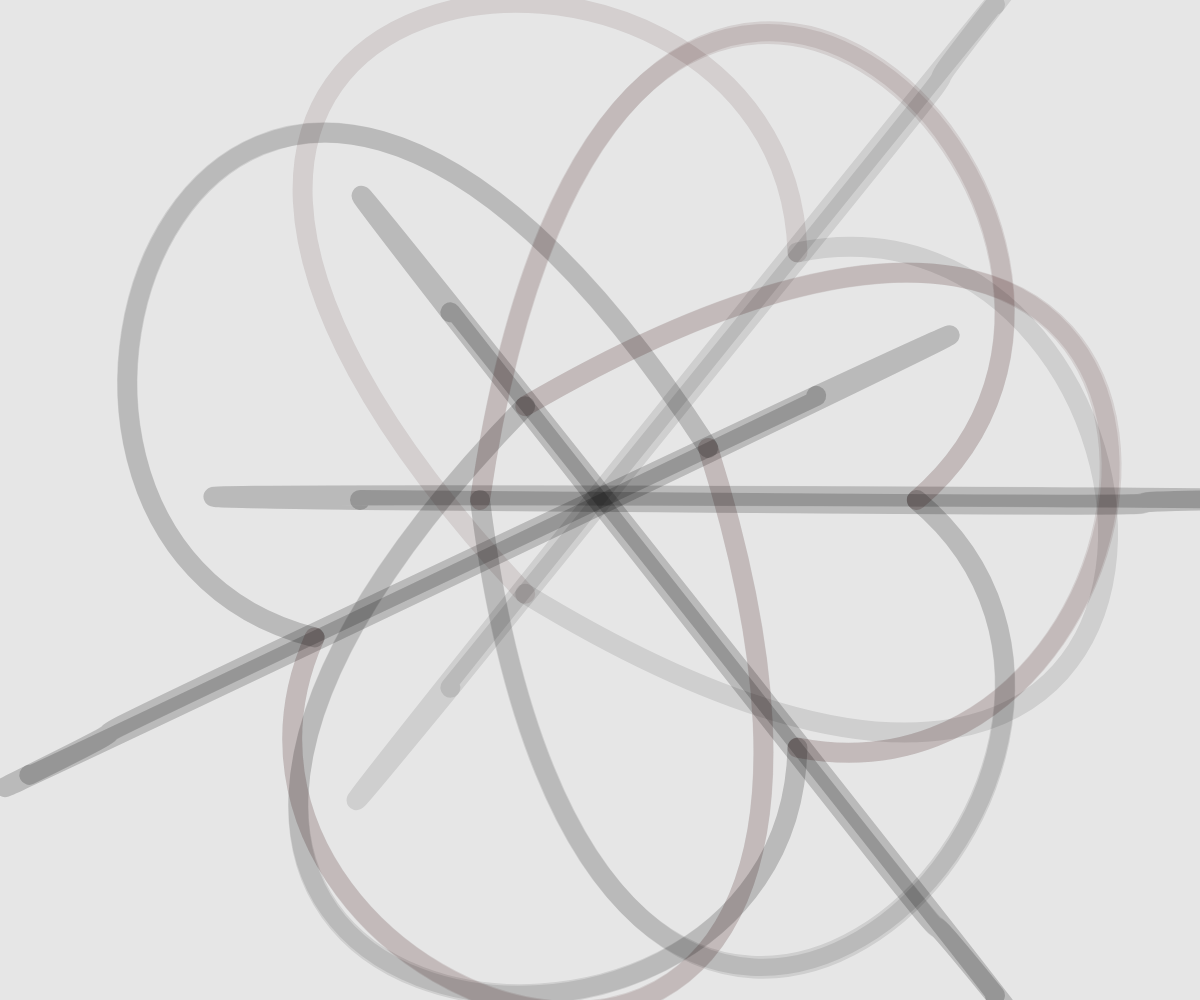
Frame 1 (no input)
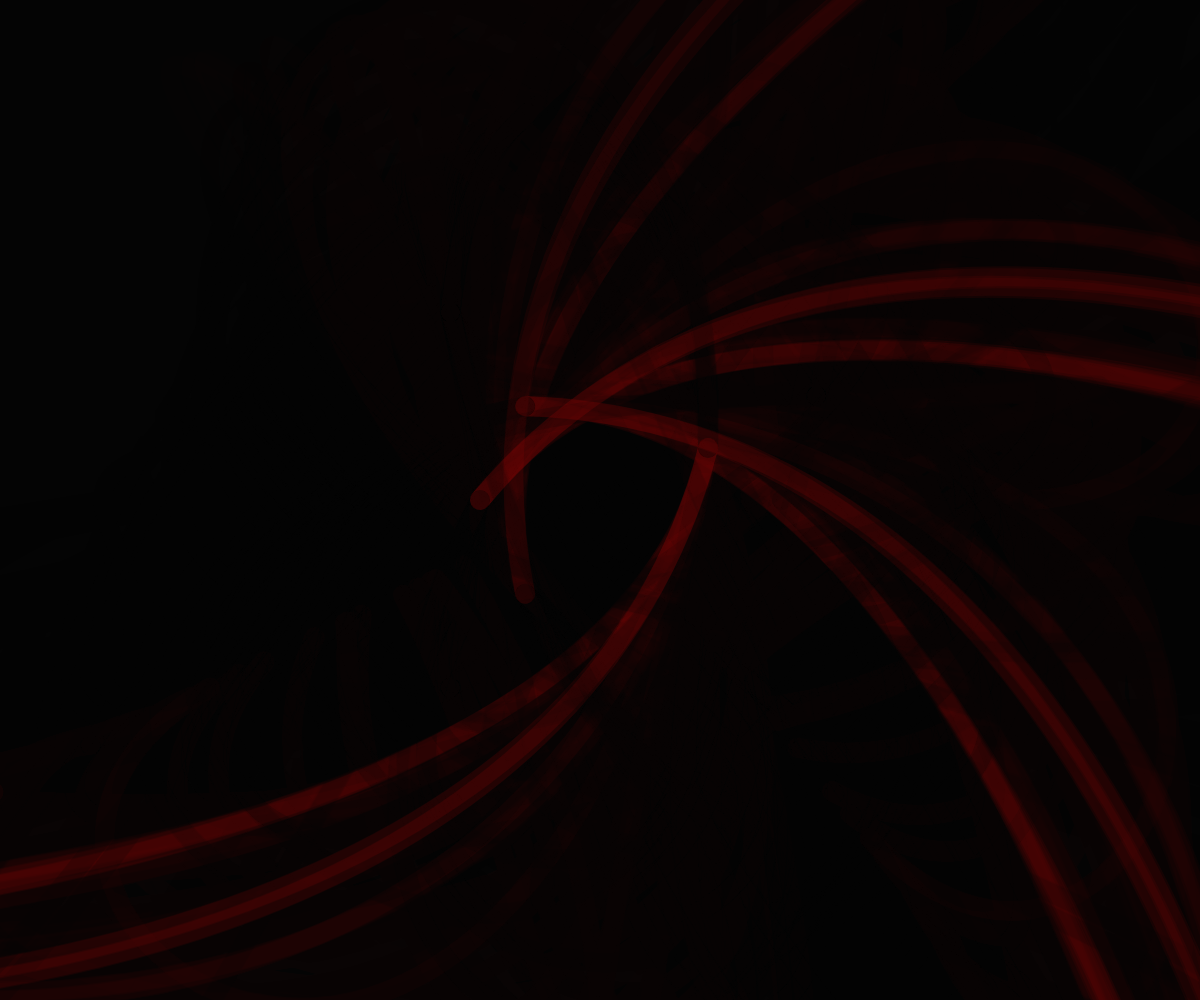
Frame 60 (no input)
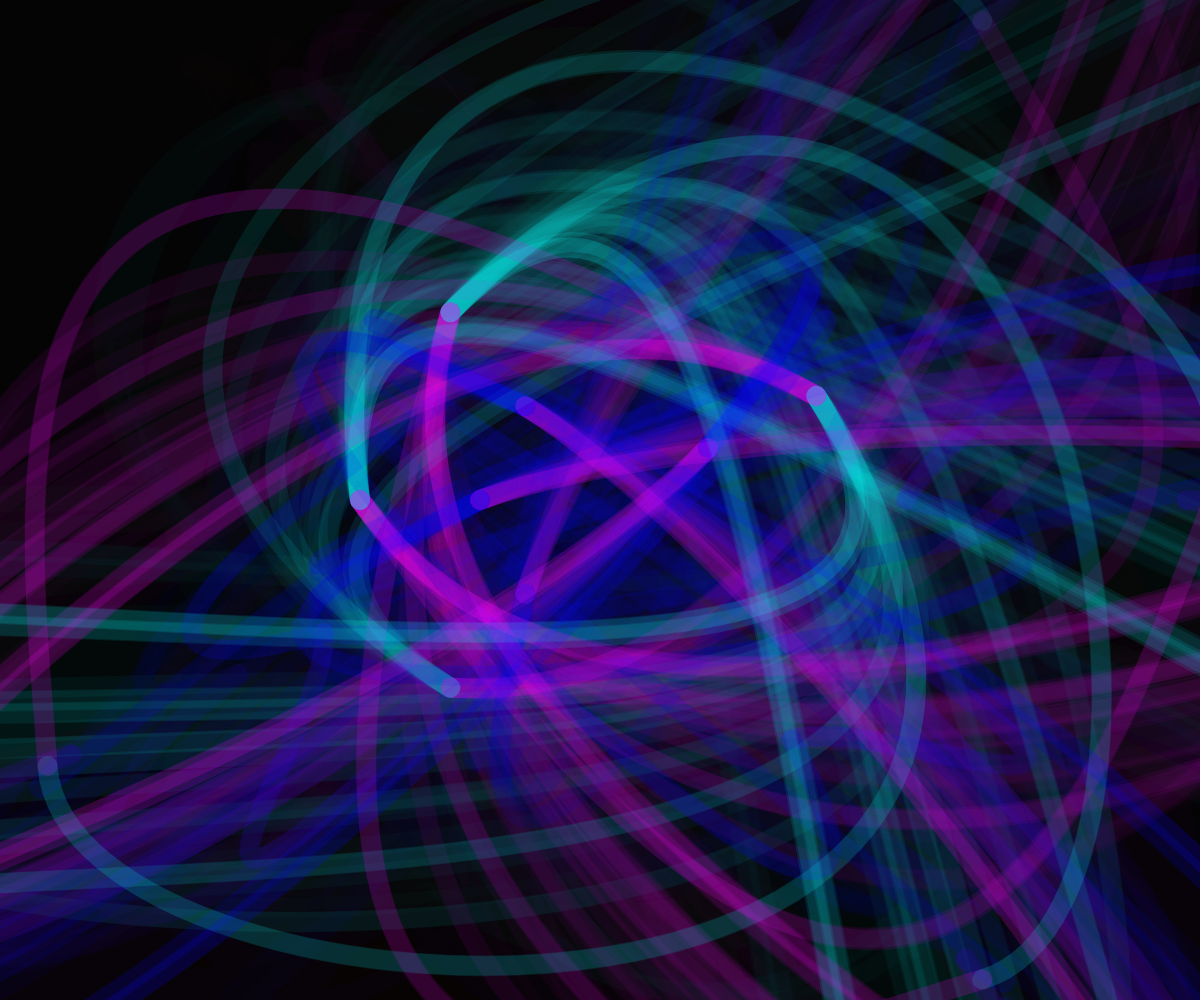
Frame 120 (the mouse pressed at the canvas centre since frame 60)

The p5.js sketch that drew these frames (run headless with seeded random() and noise() and a simulated clock; from frame 60 on, the mouse is pressed at the canvas centre):

// p5.js sketch
// ── sketch.js
var DA = [];
var maxDA = 0.001;
var P = [];
var num = 20;
var diam = 1;
var dev = 20;



function rotatex( point , center , angle ) {
	var output = createVector( 0 , 0 );
	var point1 = p5.Vector.sub( point, center );
	
	output.x = point1.x*cos( angle) - point1.y*sin( angle );
	output.y = point1.x*sin( angle ) + point1.y*cos( angle );
	output.add( center );
	return output;
}


function setup() {
	createCanvas( windowWidth , windowHeight );
	
	var rgb = random(255,255,255);
	
	noStroke();
	fill(rgb,rgb,rgb);
	stroke( 255 , 255 , 255 , 128 );
}

function draw() {
 var rgb = random(0,255);
background(0,0,0,25);
  noFill();
  strokeWeight(20);
  push();
  translate( 0.5*width , 0.5*height );
  
  var N = 7;
  
  for( var i = 0 ; i < N ; i++ ) {
    push();
    rotate( 2*PI * i/N);
    var p0 = createVector( (-0.2)*width , (0)*height );
  	var p1 = createVector( (-0.75)*width , (0)*height );
  	var p2 = createVector( ( 0.01*rgb)*width , (0)*height );
  	var p3 = createVector( ( 0.75)*width , (0)*height );
    
    var pr1 = rotatex( p1 , i , frameCount*0.01 );
    var pr3 = rotatex( p3 , p2 , -frameCount*0.01 );
    stroke( 1,mouseX,mouseX,26);
    bezier( p0.x , p0.y , pr1.x , pr1.y , pr3.x , pr3.y , p2.x , p2.y );
    
    pr1 = rotatex( p1 , i , frameCount*0.01 + 0.5*PI );
    pr3 = rotatex( p3 , p2 , -frameCount*0.01 - 0.5*PI );
    stroke( rgb,i,mouseY,26);
    bezier( 0.5*p0.x , 0.5*p0.y , pr1.x , pr1.y , pr3.x , pr3.y , 0.5*p2.x , 0.5*p2.y );
    
    pr1 = rotatex( p1 , i , frameCount*0.01 + PI );
    pr3 = rotatex( p3 , p2 , -frameCount*0.01 - PI );
    stroke(mouseX,i,mouseY,26);
    bezier( p0.x , p0.y , pr1.x , pr1.y , pr3.x , pr3.y , p2.x , p2.y );
    
    pr1 = rotatex( p1 , i , frameCount*0.01 - 0.5*PI );
    pr3 = rotatex( p3 , p2 , -frameCount*0.01 + 0.5*PI );
    stroke( i,1,mouseX,26);
    bezier( 0.5*p0.x , 0.5*p0.y , pr1.x , pr1.y , pr3.x , pr3.y , 0.5*p2.x , 0.5*p2.y );
    
    push();
    
    
  }
  pop();
  
}
	
